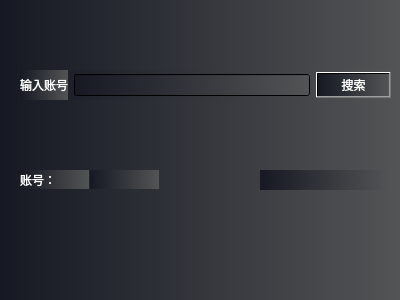
<?xml version="1.0" encoding="UTF-8"?>
<ui version="4.0">
 <class>tianjiahaoyou</class>
 <widget class="QWidget" name="tianjiahaoyou">
  <property name="geometry">
   <rect>
    <x>0</x>
    <y>0</y>
    <width>400</width>
    <height>300</height>
   </rect>
  </property>
  <property name="windowTitle">
   <string>添加好友</string>
  </property>
  <property name="styleSheet">
   <string notr="true">background-color: rgb(22,24,35);

background-color: qlineargradient(spread:pad, x1:0, y1:0, x2:1, y2:0, stop:0 rgba(22,24,35, 255), stop:1 rgba(82,84,85, 255));

</string>
  </property>
  <widget class="QLabel" name="labname">
   <property name="geometry">
    <rect>
     <x>90</x>
     <y>170</y>
     <width>69</width>
     <height>19</height>
    </rect>
   </property>
   <property name="styleSheet">
    <string notr="true">color: rgb(255, 255, 255);</string>
   </property>
   <property name="text">
    <string/>
   </property>
  </widget>
  <widget class="QWidget" name="layoutWidget">
   <property name="geometry">
    <rect>
     <x>20</x>
     <y>70</y>
     <width>371</width>
     <height>30</height>
    </rect>
   </property>
   <layout class="QHBoxLayout" name="horizontalLayout">
    <item>
     <widget class="QLabel" name="label">
      <property name="styleSheet">
       <string notr="true">color: rgb(255, 255, 255);</string>
      </property>
      <property name="text">
       <string>输入账号</string>
      </property>
     </widget>
    </item>
    <item>
     <widget class="QLineEdit" name="lineEdit">
      <property name="styleSheet">
       <string notr="true">color: rgb(255, 255, 255);</string>
      </property>
     </widget>
    </item>
    <item>
     <widget class="QPushButton" name="pushButton">
      <property name="styleSheet">
       <string notr="true">color: rgb(255, 255, 255);</string>
      </property>
      <property name="text">
       <string>搜索</string>
      </property>
     </widget>
    </item>
   </layout>
  </widget>
  <widget class="QLabel" name="label_2">
   <property name="geometry">
    <rect>
     <x>20</x>
     <y>170</y>
     <width>69</width>
     <height>19</height>
    </rect>
   </property>
   <property name="styleSheet">
    <string notr="true">color: rgb(255, 255, 255);</string>
   </property>
   <property name="text">
    <string>账号：</string>
   </property>
  </widget>
  <widget class="QLabel" name="labTS">
   <property name="geometry">
    <rect>
     <x>260</x>
     <y>170</y>
     <width>131</width>
     <height>20</height>
    </rect>
   </property>
   <property name="styleSheet">
    <string notr="true">color: rgb(255, 255, 255);</string>
   </property>
   <property name="text">
    <string/>
   </property>
  </widget>
 </widget>
 <resources/>
 <connections/>
</ui>
